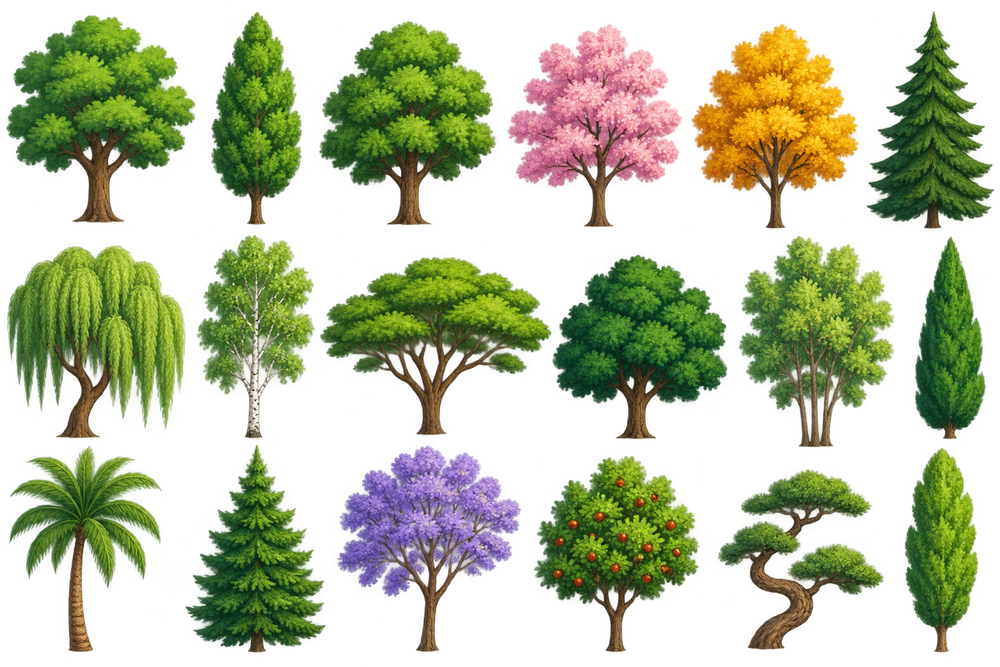
#> input picture trees.png, 1000 x 667 px, shrunk from 1536 x 1024 before the run, found by its file name
$ python extract_trees.py
#> lines starting #> are read from the running program, lines starting #| are printed output that depends on the picture; after the words box and inside, x2 and y2 are one past the last pixel; in counts of white or black regions, pixels touching at a corner belong together
#!/usr/bin/env python3
"""Extract individual tree sprites from trees.png into separate transparent PNGs."""

import os
import sys
from PIL import Image
import numpy as np
from scipy import ndimage

SRC = "trees.png"
OUT_DIR = "trees"
ALPHA_THRESH = 30      # ignore near-zero anti-aliasing noise when finding blobs
MIN_COMPONENT_SIZE = 100  # drop stray noise specks, keep real tree silhouettes
PADDING = 4            # extra transparent pixels around each cropped tree


def main():
    im = Image.open(SRC).convert("RGBA")
#> im is the input picture: PIL image 1000x667 RGBA; mean R, G, B, A 53.3, 62.4, 25, 107.5
    arr = np.array(im)
    alpha = arr[:, :, 3]
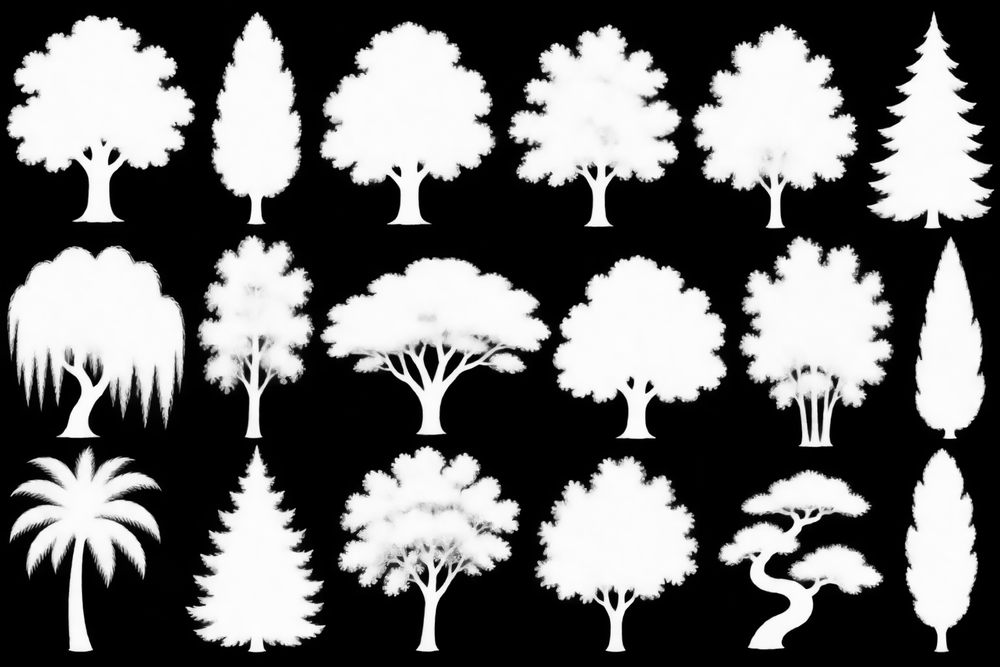
#> alpha: shape (667, 1000); min 0, max 255, mean 107.5
    h, w = alpha.shape
#> h = 667; w = 1000

    mask = alpha > ALPHA_THRESH
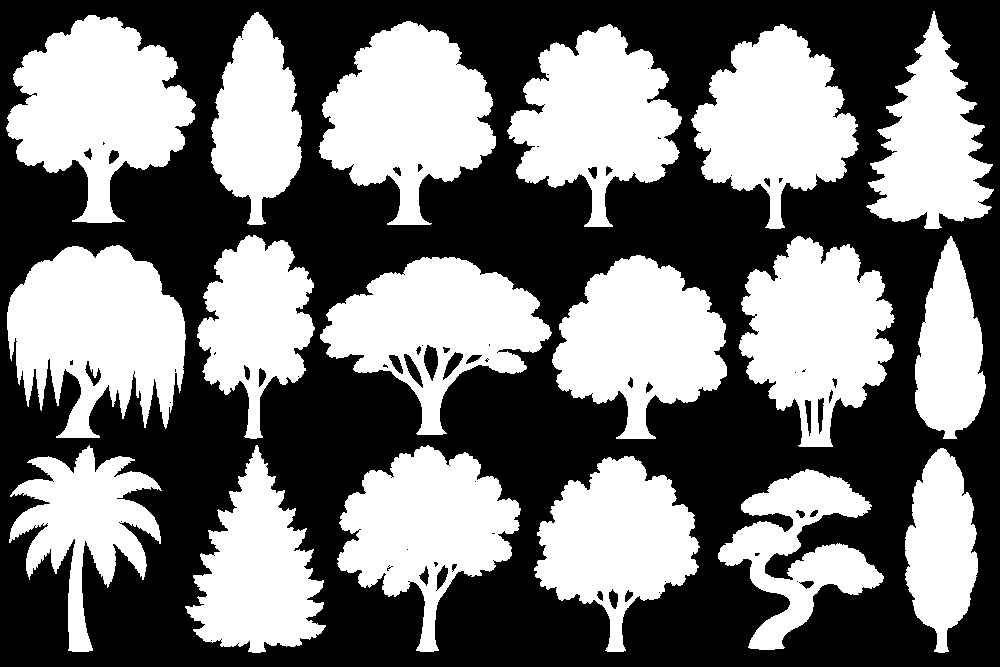
#> mask: shape (667, 1000) bool; 46.4% white; 18 white regions, largest, box (x1, y1, x2, y2) and area: (7, 245, 186, 438) 23211, (6, 15, 196, 223) 22813, (319, 21, 496, 225) 21782
    labels, n = ndimage.label(mask)
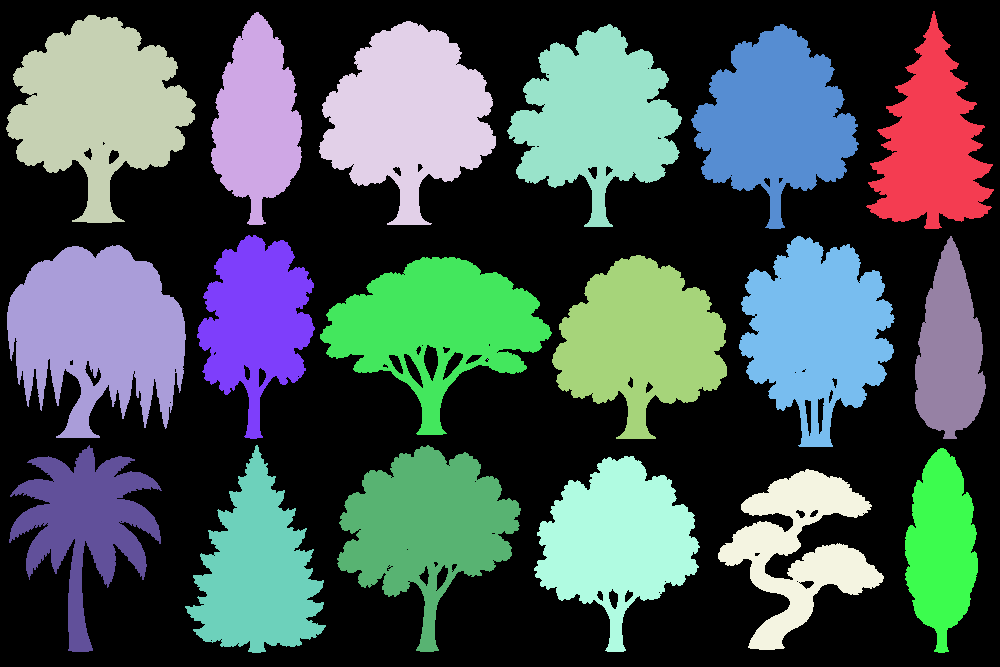
#> labels: shape (667, 1000) int32; 20 distinct labels, from 0 to 19; one colour per label, 0 black
#> n = 19
    sizes = ndimage.sum(mask, labels, range(1, n + 1))
#> sizes = 19 values, max 23211 at index 9, min 1 at index 12, mean 16275.8
    keep = [i + 1 for i, s in enumerate(sizes) if s > MIN_COMPONENT_SIZE]
#> keep = [1, 2, 3, 4, 5, 6, 7, 8, 9, 10, 11, 12, 14, 15, 16, 17, 18, 19]

    objects = ndimage.find_objects(labels)
#> objects = 19 items
    boxes = []
    for i in keep:
        sl = objects[i - 1]
        y0, y1 = sl[0].start, sl[0].stop
        x0, x1 = sl[1].start, sl[1].stop
        boxes.append((x0, y0, x1, y1))
#> this loop made 18 passes
#> (y0, y1, x0, x1) on passes 1 to 12: (11, 229, 866, 994), (12, 225, 211, 302), (15, 223, 6, 196), (21, 225, 319, 496), (24, 227, 507, 682), (24, 229, 691, 859), (235, 439, 197, 315), (236, 447, 739, 895), (236, 439, 915, 986), (245, 438, 7, 186), (255, 439, 552, 727), (257, 435, 320, 552)
#> after the loop, boxes = 18 items, first 6: (866, 11, 994, 229), (211, 12, 302, 225), (6, 15, 196, 223), (319, 21, 496, 225), (507, 24, 682, 227), (691, 24, 859, 229)

    if not boxes:
        sys.exit("No tree components found - check ALPHA_THRESH/MIN_COMPONENT_SIZE.")

    # sort into reading order: row-major (top-to-bottom, left-to-right),
    # grouping into rows by vertical center
    boxes.sort(key=lambda b: (b[1] + b[3]) / 2)
    row_groups = []
    row_span = h / 4  # loose bucket, just needs to separate the 3 rows
#> row_span = 166.8
    for b in boxes:
        placed = False
        cy = (b[1] + b[3]) / 2
        for group in row_groups:
            gcy = sum((gb[1] + gb[3]) / 2 for gb in group) / len(group)
            if abs(cy - gcy) < row_span:
                group.append(b)
                placed = True
                break
        if not placed:
            row_groups.append([b])
#> this loop made 18 passes
#> (b, cy) on passes 1 to 12: ((211, 12, 302, 225), 118.5), ((6, 15, 196, 223), 119), ((866, 11, 994, 229), 120), ((319, 21, 496, 225), 123), ((507, 24, 682, 227), 125.5), ((691, 24, 859, 229), 126.5), ((197, 235, 315, 439), 337), ((915, 236, 986, 439), 337.5), ((739, 236, 895, 447), 341.5), ((7, 245, 186, 438), 341.5), ((320, 257, 552, 435), 346), ((552, 255, 727, 439), 347)
#> after the loop, group = [(9, 445, 162, 652), (337, 445, 521, 652), (185, 445, 326, 653), (905, 448, 978, 653), (534, 456, 700, 652), (718, 469, 884, 650)]; row_groups = 3 items
    row_groups.sort(key=lambda g: sum((b[1] + b[3]) / 2 for b in g) / len(g))
    ordered = []
    for group in row_groups:
        group.sort(key=lambda b: b[0])
        ordered.extend(group)
#> this loop made 3 passes
#> after the loop, ordered = 18 items, first 6: (6, 15, 196, 223), (211, 12, 302, 225), (319, 21, 496, 225), (507, 24, 682, 227), (691, 24, 859, 229), (866, 11, 994, 229)

    os.makedirs(OUT_DIR, exist_ok=True)
    for idx, (x0, y0, x1, y1) in enumerate(ordered, start=1):
        px0 = max(0, x0 - PADDING)
        py0 = max(0, y0 - PADDING)
        px1 = min(w, x1 + PADDING)
        py1 = min(h, y1 + PADDING)
        crop = im.crop((px0, py0, px1, py1))
        out_path = os.path.join(OUT_DIR, f"tree{idx}.png")
        crop.save(out_path)
        print(f"saved {out_path}  ({px1 - px0}x{py1 - py0})")
#> this loop made 18 passes
#> (x0, y0, x1, y1, px0, py0, px1, py1) on passes 1 to 12: (6, 15, 196, 223, 2, 11, 200, 227), (211, 12, 302, 225, 207, 8, 306, 229), (319, 21, 496, 225, 315, 17, 500, 229), (507, 24, 682, 227, 503, 20, 686, 231), (691, 24, 859, 229, 687, 20, 863, 233), (866, 11, 994, 229, 862, 7, 998, 233), (7, 245, 186, 438, 3, 241, 190, 442), (197, 235, 315, 439, 193, 231, 319, 443), (320, 257, 552, 435, 316, 253, 556, 439), (552, 255, 727, 439, 548, 251, 731, 443), (739, 236, 895, 447, 735, 232, 899, 451), (915, 236, 986, 439, 911, 232, 990, 443)
#| saved trees/tree1.png  (198x216)
#| saved trees/tree2.png  (99x221)
#| saved trees/tree3.png  (185x212)
#| saved trees/tree4.png  (183x211)
#| saved trees/tree5.png  (176x213)
#| saved trees/tree6.png  (136x226)
#| saved trees/tree7.png  (187x201)
#| saved trees/tree8.png  (126x212)
#> (further printed lines are left out)
#> pass 1, in main, `crop = im.crop((px0, py0, px1, py1))`:
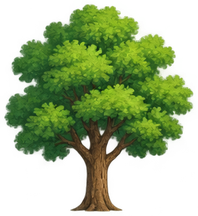
#> crop: PIL image 198x216 RGBA; mean R, G, B, A 45.2, 70.5, 18.8, 127.8; transparent parts drawn white
#> pass 2, in main, `crop = im.crop((px0, py0, px1, py1))`:
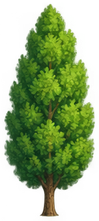
#> crop: PIL image 99x221 RGBA; mean R, G, B, A 44.2, 75.5, 16, 135.7; transparent parts drawn white
#> pass 3, in main, `crop = im.crop((px0, py0, px1, py1))`:
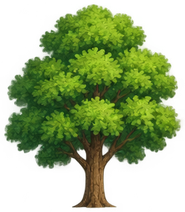
#> crop: PIL image 185x212 RGBA; mean R, G, B, A 48.4, 71.1, 16.3, 132.6; transparent parts drawn white
#> after the loop:
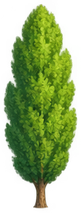
#> crop: PIL image 81x213 RGBA; mean R, G, B, A 54.3, 85.3, 16.9, 139.9; transparent parts drawn white

    print(f"\n{len(ordered)} trees written to '{OUT_DIR}/'")
#| 18 trees written to 'trees/'


if __name__ == "__main__":
    main()

$ run again, with clouds.png copied over trees.png
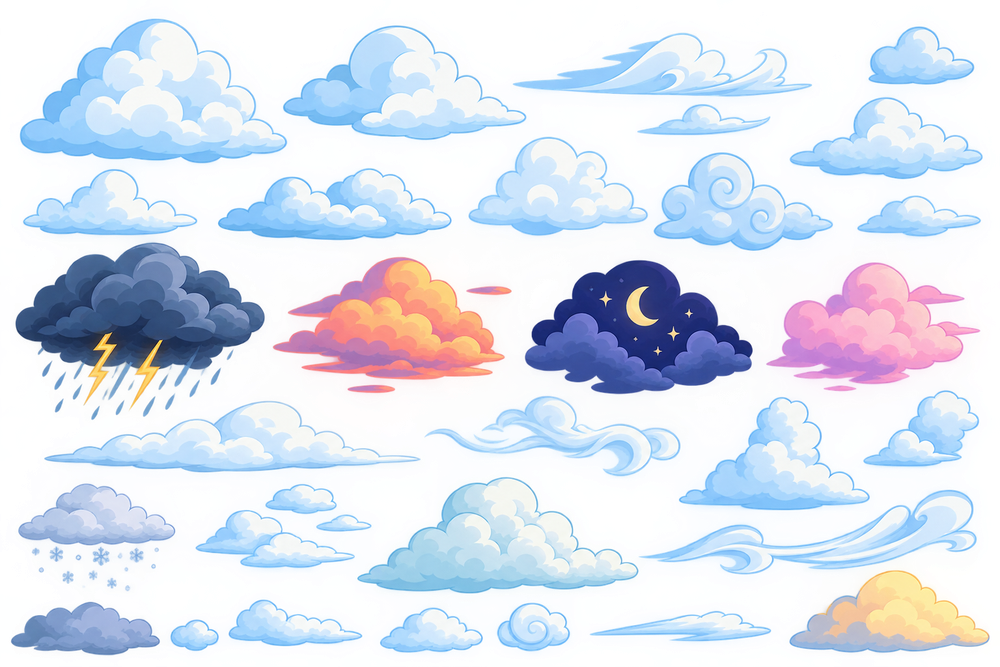
#> input picture clouds.png, 1000 x 667 px, shrunk from 1536 x 1024 before the run, found by its file name
#> in main, im is the input picture: PIL image 1000x667 RGBA; mean R, G, B, A 180.1, 200.5, 224.8, 112.5
#> mask: shape (667, 1000) bool; 46.4% white; 67 white regions (14 under 20 px), largest, box (x1, y1, x2, y2) and area: (15, 164, 265, 411) 30309, (19, 18, 288, 165) 24654, (638, 489, 990, 653) 23491
#> in main, `labels, n = ndimage.label(mask)`:
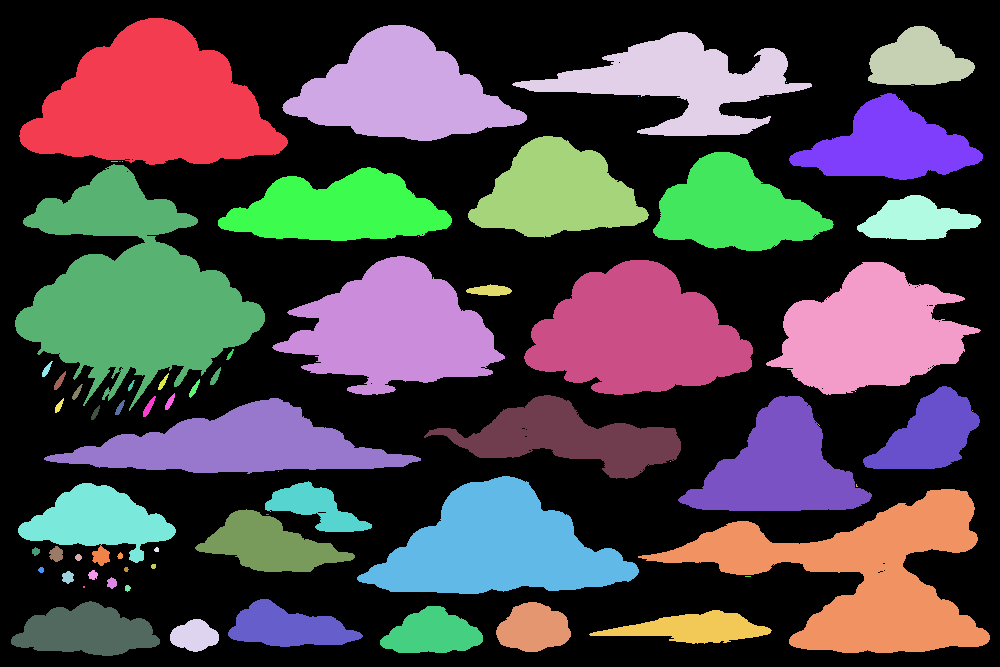
#> labels: shape (667, 1000) int32; 84 distinct labels, from 0 to 83; one colour per label, 0 black
#> n = 83
#> sizes = 83 values, max 30309 at index 15, min 1 at index 4, mean 3727
#> keep = 33 values from 1 to 83
#> objects = 83 items
#> the loop in main, `for i in keep:` made 33 passes
#> (i, y0, y1, x0, x1) on passes 5 to 12: (7, 93, 180, 789, 983), (11, 136, 238, 468, 649), (12, 152, 251, 653, 834), (16, 164, 411, 15, 265), (17, 167, 241, 218, 452), (18, 195, 240, 857, 981), (23, 256, 395, 272, 505), (24, 260, 395, 524, 753)
#> after the loop in main, `for i in keep:`: boxes = 33 items, first 6: (19, 18, 288, 165), (282, 25, 527, 141), (868, 26, 975, 85), (512, 32, 812, 136), (789, 93, 983, 180), (468, 136, 649, 238)
#> the loop in main, `for b in boxes:` made 33 passes
#> (b, cy) on passes 1 to 8: ((868, 26, 975, 85), 55.5), ((282, 25, 527, 141), 83), ((512, 32, 812, 136), 84), ((19, 18, 288, 165), 91.5), ((789, 93, 983, 180), 136.5), ((468, 136, 649, 238), 187), ((653, 152, 834, 251), 201.5), ((218, 167, 452, 241), 204)
#> after the loop in main, `for b in boxes:`: group = 19 items, first 6: (143, 396, 156, 417), (863, 386, 980, 469), (44, 398, 421, 474), (424, 395, 681, 479), (678, 396, 872, 511), (265, 481, 372, 532); row_groups = 2 items
#> the loop in main, `for group in row_groups:` made 2 passes
#> after the loop in main, `for group in row_groups:`: ordered = 33 items, first 6: (15, 164, 265, 411), (19, 18, 288, 165), (218, 167, 452, 241), (272, 256, 505, 395), (282, 25, 527, 141), (466, 284, 512, 296)
#> the loop in main, `for idx, (x0, y0, x1, y1) in enumerate(ordered, start=1):` made 33 passes
#> (x0, y0, x1, y1, px0, py0, px1, py1) on passes 1 to 8: (15, 164, 265, 411, 11, 160, 269, 415), (19, 18, 288, 165, 15, 14, 292, 169), (218, 167, 452, 241, 214, 163, 456, 245), (272, 256, 505, 395, 268, 252, 509, 399), (282, 25, 527, 141, 278, 21, 531, 145), (466, 284, 512, 296, 462, 280, 516, 300), (468, 136, 649, 238, 464, 132, 653, 242), (512, 32, 812, 136, 508, 28, 816, 140)
#> (printed output is left out)
#> after the loop in main, `for idx, (x0, y0, x1, y1) in enumerate(ordered, start=1):`:
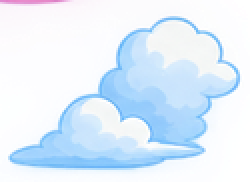
#> crop: PIL image 125x91 RGBA (shown 2 times larger); mean R, G, B, A 202.7, 221.9, 250.1, 116.9; transparent parts drawn white
#| 33 trees written to 'trees/'
